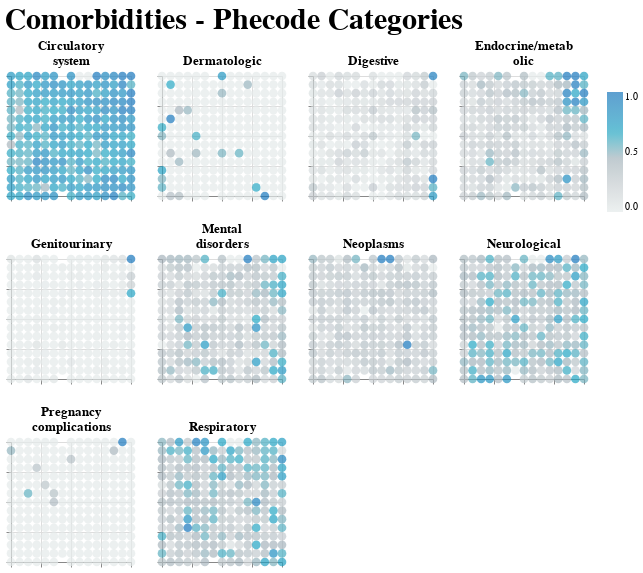

Notebook code for this chart:
### Code cell
### PHECODE CATEGORIES TO SUPERIMPOSE ON MEMBERSHIP MAP VISUALISATION ###

classMap_phecode_cat = classMap.copy()

##############################################################
## Merge the phecode cat data with the membership map data to create
# the singular dataset that will be used for aggregation

memb_map_df_phecode_cat = memb_map_df.merge(phecode_cat_data,left_on='eid',right_on = 'eid')

##############################################################

memb_map_columns = list(phecode_cat_data.columns[1:])
for col in memb_map_columns:
    classMap_phecode_cat[col] = np.nan
    for i in range(len(classMap_phecode_cat)):
        location = np.asarray(classMap_phecode_cat.iloc[i,0:2])     
        matching_eids = memb_map_df_phecode_cat.loc[(memb_map_df_phecode_cat["x1_modes"] == location[0]) & (memb_map_df_phecode_cat["x2_modes"] == location[1])]
        classMap_phecode_cat[col][i] = matching_eids[col].mean() 

classMap_phecode_cat[memb_map_columns] = MinMaxScaler().fit_transform(classMap_phecode_cat[memb_map_columns])

##############################################################
memb_map_phecode_cat = alt.vconcat().properties(
                                                    title={
                                                        'text': 'Comorbidities - Phecode Categories',
                                                        'fontSize': 30
                                                    }
                                                )

var = 0
for i in range(3):
    if var >= len(memb_map_columns):
        break
    row = alt.hconcat()
    for j in range(4):
        if var >= len(memb_map_columns):
            break
        
        row |= plot_classmap_si(classMap_phecode_cat[["x1", "x2", memb_map_columns[var]]],
                                label = memb_map_columns[var])
        var = var + 1
    memb_map_phecode_cat &= row    

memb_map_phecode_cat

### Figure 1 — Vega-Lite specification as saved in the notebook (floating-point values rounded to 4 significant figures; data arrays with more than 128 entries replaced by an {"elided": "..."} marker saying what was removed)
{"config": {"view": {"continuousWidth": 300, "continuousHeight": 300}}, "vconcat": [{"hconcat": [{"mark": {"type": "circle"}, "encoding": {"color": {"field": "label", "scale": {"scheme": "lightgreyteal"}, "title": [], "type": "quantitative"}, "size": {"value": 75}, "x": {"axis": {"labels": false, "title": ""}, "field": "x1", "type": "quantitative"}, "y": {"axis": {"labels": false, "title": ""}, "field": "x2", "type": "quantitative"}}, "height": 120, "title": ["Circulatory", "system"], "width": 120}, {"data": {"name": "data-663ead18c87b1b264d213b9c2ddbfa3f"}, "mark": {"type": "circle"}, "encoding": {"color": {"field": "label", "scale": {"scheme": "lightgreyteal"}, "title": [], "type": "quantitative"}, "size": {"value": 75}, "x": {"axis": {"labels": false, "title": ""}, "field": "x1", "type": "quantitative"}, "y": {"axis": {"labels": false, "title": ""}, "field": "x2", "type": "quantitative"}}, "height": 120, "title": ["Dermatologic"], "width": 120}, {"data": {"name": "data-bb140d8ac8870b90339006a73e7e4217"}, "mark": {"type": "circle"}, "encoding": {"color": {"field": "label", "scale": {"scheme": "lightgreyteal"}, "title": [], "type": "quantitative"}, "size": {"value": 75}, "x": {"axis": {"labels": false, "title": ""}, "field": "x1", "type": "quantitative"}, "y": {"axis": {"labels": false, "title": ""}, "field": "x2", "type": "quantitative"}}, "height": 120, "title": ["Digestive"], "width": 120}, {"data": {"name": "data-fffa6cfac6bfaab3fba5b24bed06d0a9"}, "mark": {"type": "circle"}, "encoding": {"color": {"field": "label", "scale": {"scheme": "lightgreyteal"}, "title": [], "type": "quantitative"}, "size": {"value": 75}, "x": {"axis": {"labels": false, "title": ""}, "field": "x1", "type": "quantitative"}, "y": {"axis": {"labels": false, "title": ""}, "field": "x2", "type": "quantitative"}}, "height": 120, "title": ["Endocrine/metab", "olic"], "width": 120}]}, {"hconcat": [{"mark": {"type": "circle"}, "encoding": {"color": {"field": "label", "scale": {"scheme": "lightgreyteal"}, "title": [], "type": "quantitative"}, "size": {"value": 75}, "x": {"axis": {"labels": false, "title": ""}, "field": "x1", "type": "quantitative"}, "y": {"axis": {"labels": false, "title": ""}, "field": "x2", "type": "quantitative"}}, "height": 120, "title": ["Genitourinary"], "width": 120}, {"data": {"name": "data-6dfe342cb01bbc8d89e34be7e3ad3fb7"}, "mark": {"type": "circle"}, "encoding": {"color": {"field": "label", "scale": {"scheme": "lightgreyteal"}, "title": [], "type": "quantitative"}, "size": {"value": 75}, "x": {"axis": {"labels": false, "title": ""}, "field": "x1", "type": "quantitative"}, "y": {"axis": {"labels": false, "title": ""}, "field": "x2", "type": "quantitative"}}, "height": 120, "title": ["Mental", "disorders"], "width": 120}, {"data": {"name": "data-b2f84357abbe4eec1d389717df8a264b"}, "mark": {"type": "circle"}, "encoding": {"color": {"field": "label", "scale": {"scheme": "lightgreyteal"}, "title": [], "type": "quantitative"}, "size": {"value": 75}, "x": {"axis": {"labels": false, "title": ""}, "field": "x1", "type": "quantitative"}, "y": {"axis": {"labels": false, "title": ""}, "field": "x2", "type": "quantitative"}}, "height": 120, "title": ["Neoplasms"], "width": 120}, {"data": {"name": "data-8d74b5fc035a4fdcea865338b85946b0"}, "mark": {"type": "circle"}, "encoding": {"color": {"field": "label", "scale": {"scheme": "lightgreyteal"}, "title": [], "type": "quantitative"}, "size": {"value": 75}, "x": {"axis": {"labels": false, "title": ""}, "field": "x1", "type": "quantitative"}, "y": {"axis": {"labels": false, "title": ""}, "field": "x2", "type": "quantitative"}}, "height": 120, "title": ["Neurological"], "width": 120}], "data": {"name": "data-cb0f242a050c562966a1747fdcc272e8"}}, {"hconcat": [{"mark": {"type": "circle"}, "encoding": {"color": {"field": "label", "scale": {"scheme": "lightgreyteal"}, "title": [], "type": "quantitative"}, "size": {"value": 75}, "x": {"axis": {"labels": false, "title": ""}, "field": "x1", "type": "quantitative"}, "y": {"axis": {"labels": false, "title": ""}, "field": "x2", "type": "quantitative"}}, "height": 120, "title": ["Pregnancy", "complications"], "width": 120}, {"data": {"name": "data-c3d49c40ea6b4d95f95890388a37d06f"}, "mark": {"type": "circle"}, "encoding": {"color": {"field": "label", "scale": {"scheme": "lightgreyteal"}, "title": [], "type": "quantitative"}, "size": {"value": 75}, "x": {"axis": {"labels": false, "title": ""}, "field": "x1", "type": "quantitative"}, "y": {"axis": {"labels": false, "title": ""}, "field": "x2", "type": "quantitative"}}, "height": 120, "title": ["Respiratory"], "width": 120}], "data": {"name": "data-9f9c3bfd3a3cfcb611dae996c7d3bf1f"}}], "data": {"name": "data-ed1bfbbeca5fcd718b1115391080532c"}, "title": {"text": "Comorbidities - Phecode Categories", "fontSize": 30}, "$schema": "https://vega.github.io/schema/vega-lite/v5.20.1.json", "datasets": {"data-ed1bfbbeca5fcd718b1115391080532c": {"elided": "225 records"}, "data-663ead18c87b1b264d213b9c2ddbfa3f": {"elided": "225 records"}, "data-bb140d8ac8870b90339006a73e7e4217": {"elided": "225 records"}, "data-fffa6cfac6bfaab3fba5b24bed06d0a9": {"elided": "225 records"}, "data-cb0f242a050c562966a1747fdcc272e8": {"elided": "225 records"}, "data-6dfe342cb01bbc8d89e34be7e3ad3fb7": {"elided": "225 records"}, "data-b2f84357abbe4eec1d389717df8a264b": {"elided": "225 records"}, "data-8d74b5fc035a4fdcea865338b85946b0": {"elided": "225 records"}, "data-9f9c3bfd3a3cfcb611dae996c7d3bf1f": {"elided": "225 records"}, "data-c3d49c40ea6b4d95f95890388a37d06f": {"elided": "225 records"}}}
